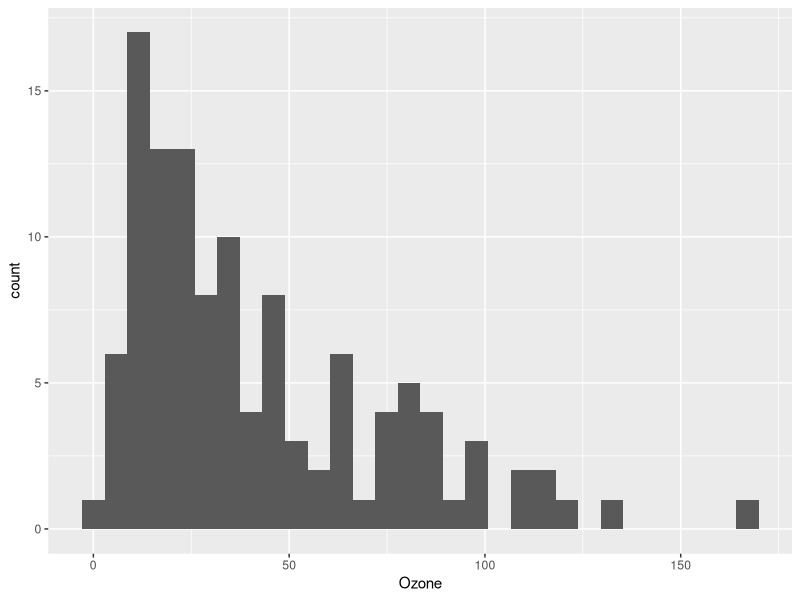
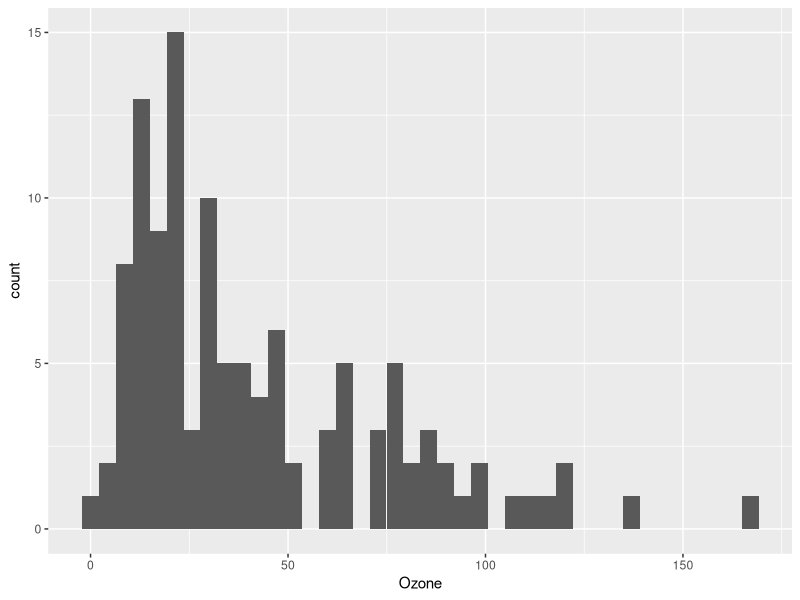
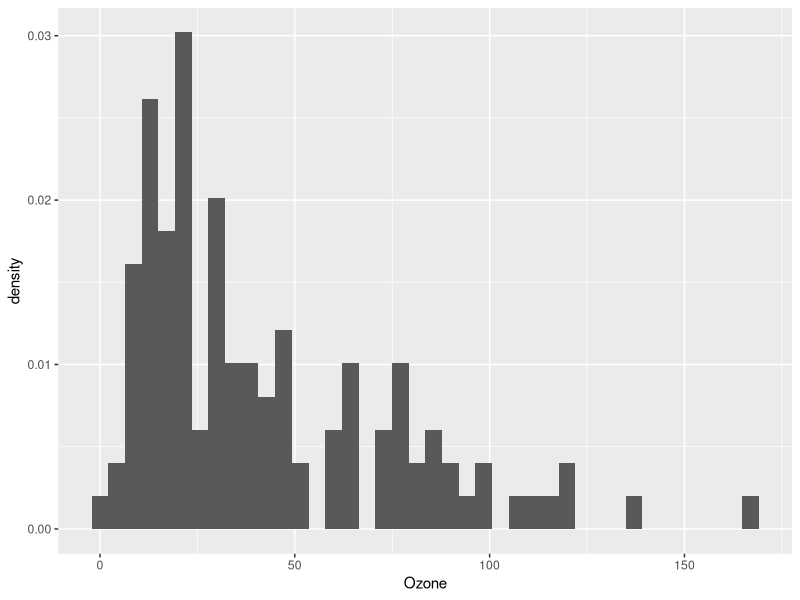
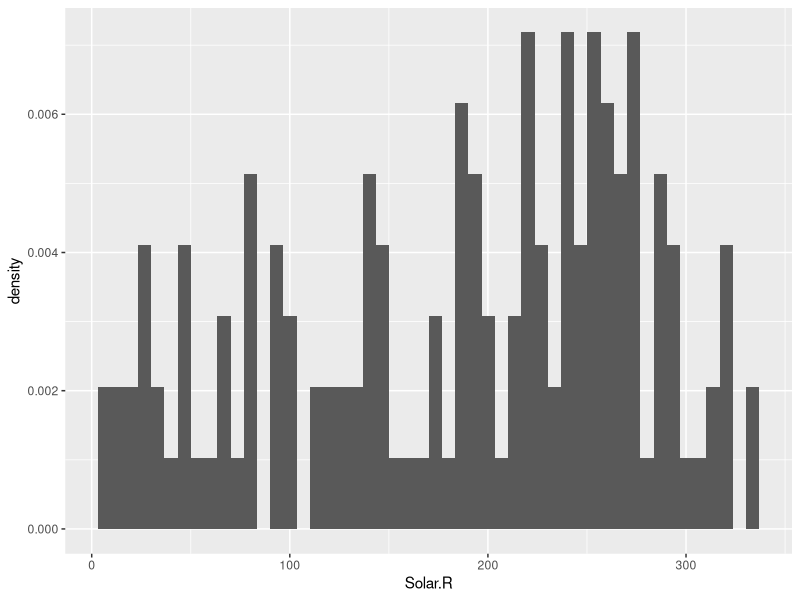
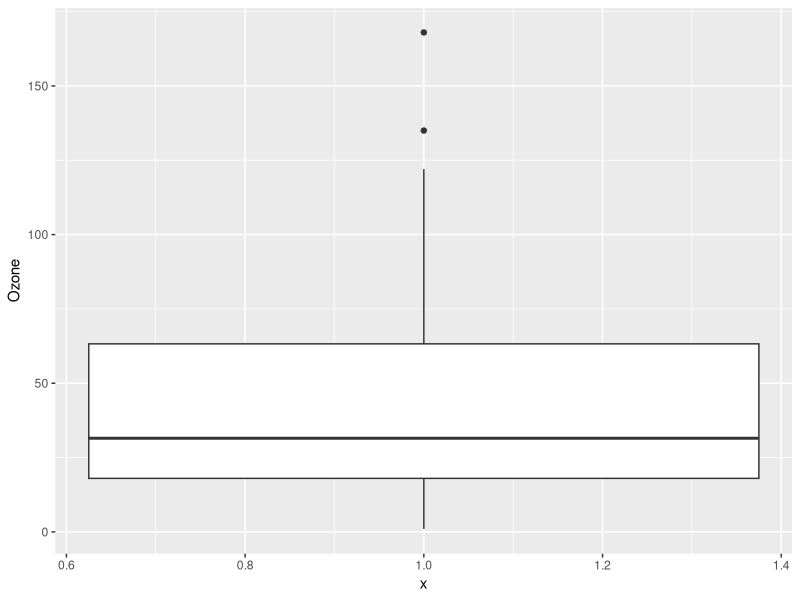
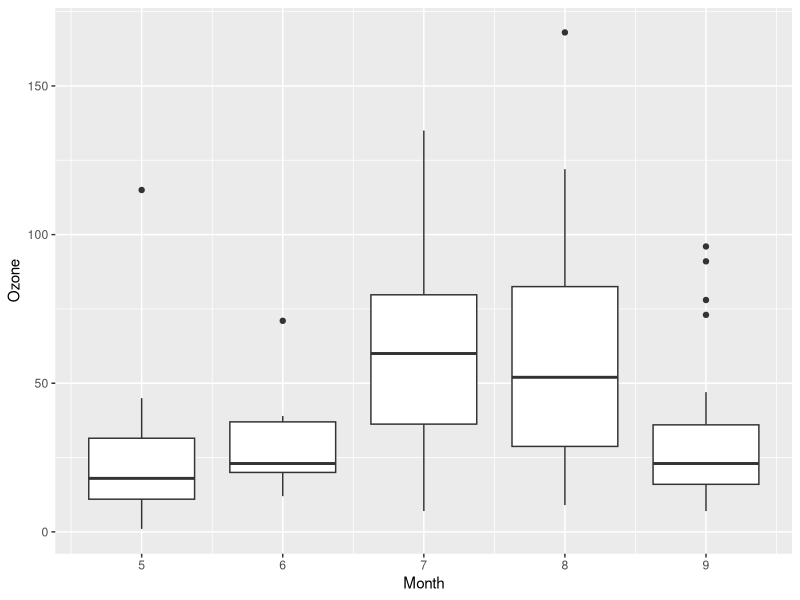
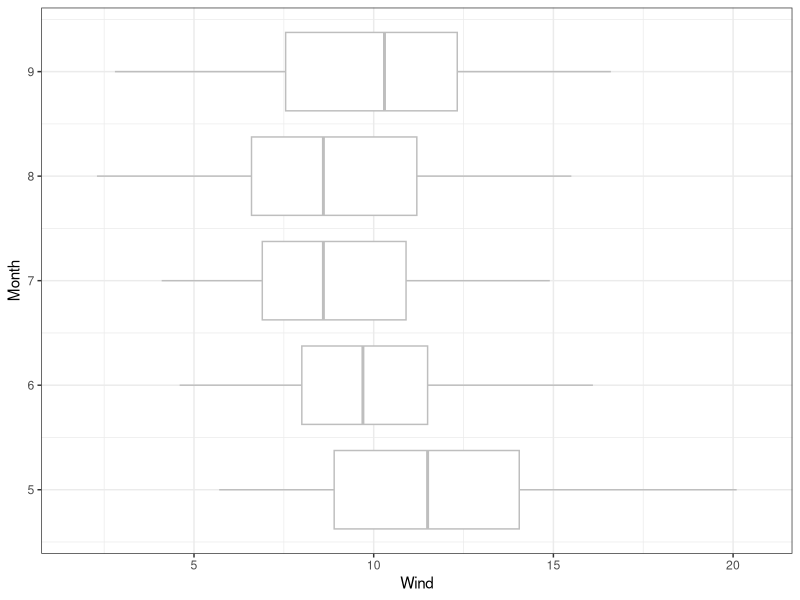
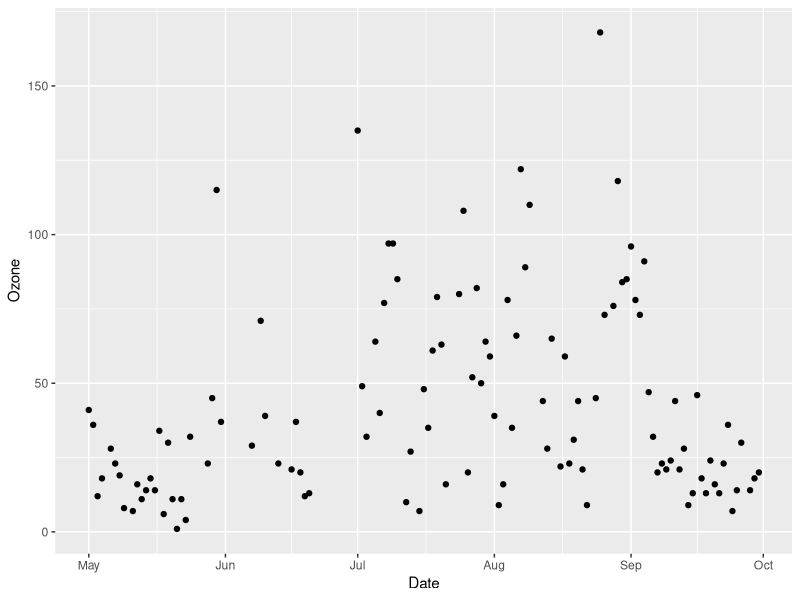

These figures' R source, in order:
## ---- chunk 1
library("tidyverse")
## ---- chunk 2
dim(airquality)
head(airquality)
tail(airquality)
summary(airquality)
## ---- chunk 3
airquality <- airquality %>%
  dplyr::mutate(Date = as.Date(paste("1973",Month,Day,sep="/"))) 
## ---- chunk 4
ggplot(airquality,     # data.frame containing the data
       aes(x=Ozone)) + # a column name from the data.frame
  geom_histogram()     # create a histogram
## ---- chunk 5
ggplot(airquality, aes(x=Ozone)) + 
  geom_histogram(bins = 40)
## ---- chunk 6
ggplot(airquality, aes(x=Ozone)) + 
  geom_histogram(aes(y=..density..), bins = 40)
## ---- chunk 7
ggplot(airquality, aes(x=Solar.R)) + 
  geom_histogram(aes(y=..density..), bins = 50)
## ---- chunk 8
ggplot(airquality,     
       aes(x=1,y=Ozone)) + 
  geom_boxplot()     
## ---- chunk 9
ggplot(airquality,     
       aes(x=Month, y=Ozone, group=Month)) + 
  geom_boxplot()     
## ---- chunk 10
ggplot(airquality,     
       aes(x=Month, y=Wind, group=Month)) + 
  geom_boxplot(outlier.shape = NA, color='grey') +                           
  theme_bw() +
  coord_flip()
## ---- chunk 11
ggplot(airquality, aes(x = Date, y = Ozone)) +
  geom_point()
## ---- chunk 12
ggplot(airquality, aes(x = Date, y = Ozone)) +
  geom_line()
## ---- chunk 13
ggplot(airquality, aes(x = Solar.R, y = Ozone)) +
  geom_point()
## ---- chunk 14
ggplot(airquality, aes(x = Temp, y = Wind)) +
  geom_point()
## ---- chunk 15
ggplot(airquality,     
       aes(x=Month, y=Ozone, group=Month)) + 
  geom_point() 
## ---- chunk 16
ggplot(airquality,     
       aes(x=Month, y=Ozone, group=Month)) + 
  geom_jitter() 
## ---- chunk 17
ggplot(airquality,     
       aes(x=Month, y=Ozone, group=Month)) + 
  geom_boxplot(color='grey',                 # make the boxes not so obvious
               outlier.shape = NA) +         # remove outliers, 
  geom_point() +                             # because they get plotted here
  theme_bw()                                 # Change the theme to remove gray
## ---- chunk 18
ggplot(airquality,     
       aes(x=Month, y=Ozone, group=Month)) + 
  geom_boxplot(color='grey',                 # make the boxes not so obvious
               outlier.shape = NA) +         # remove outliers, 
  geom_jitter() +                            # because they get plotted here
  theme_bw()                                 # Change the theme to remove gray
## ---- chunk 19
ggplot(airquality,     
       aes(x=Month, y=Wind, group=Month)) + 
  geom_boxplot(outlier.shape = NA, color='grey') +         
  geom_jitter() +                       
  theme_bw() +
  coord_flip()
## ---- chunk 20
airquality_long <- airquality %>%
  dplyr::select(-Month, -Day) %>%              # Remove these columns
  tidyr::gather(response, value, -Date)
## ---- chunk 21
dim(airquality)
dim(airquality_long)

head(airquality_long)
summary(airquality_long)
table(airquality_long$response)
## ---- chunk 22
ggplot(airquality_long, 
       aes(x = Date, y = value, 
           linetype = response,
           color = response, 
           group = response)) +
  geom_line()
## ---- chunk 23
ggplot(airquality_long, aes(Date, value)) +
  geom_point() + 
  facet_wrap(~response)
## ---- chunk 24
ggplot(airquality_long, aes(Date, value)) +
  geom_line() + 
  facet_wrap(~response,scales="free_y")
## ---- chunk 25
airquality2 <- airquality_long %>%
  tidyr::spread(response, value)
## ---- chunk 26
g <- ggplot(airquality2,
       aes(x = Temp, y = Wind)) +
  geom_point()

g # Then you can see the plot by just typing the object name
## ---- chunk 27
g <- g +
  labs(x = "Temperature (F)",
       y = "Wind speed (mph)",
       title = "New York (May-September 1973)")

g
## ---- chunk 28
g <- g + theme_bw()
g
## ---- chunk 29
g <- g + geom_smooth(method="lm")
g
## ---- chunk 30
ggplot(airquality2,
       aes(x = Temp, y = Wind)) +
  geom_point() +
  geom_smooth(method = "lm") + 
  labs(x = "Temperature (F)",
       y = "Wind speed (mph)",
       title = "New York (May-September 1973)") + 
  theme_bw()
## ---- chunk 31
ggplot(cars,
       aes(x=speed, y=dist)) +
  geom_point() + 
  geom_smooth(method = "lm") +
  labs(x = "Speed (mph)",
       y = "Stopping distance (ft)",
       title = "Stopping distance as a function of speed (1920s)") +
  theme_bw()
